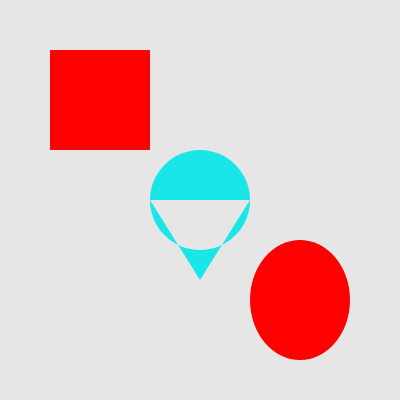
Frame 1 (no input)
Frame 60 (no input): identical to frame 1, image omitted
Frame 120 (the mouse pressed at the canvas centre since frame 60): identical to frame 1, image omitted

The p5.js sketch that drew this single still picture (run headless with seeded random() and noise() and a simulated clock; from frame 60 on, the mouse is pressed at the canvas centre):

// p5.js sketch
// ── sketch.js
function setup() {
  createCanvas(400, 400);
}

function draw() {
  background(230);
  
  // By defalt, the blendmode is "BLEND". Let's draw a normal rectangle
  noStroke();
  fill(255, 0, 0); // red color 
  rect(50, 50, 100, 100);
  
  // Set blendMode to "DIFFERENCE" for the triangle
  push();
  fill(255, 0, 0); // still apply red color
  blendMode(DIFFERENCE);
  beginShape();
  vertex(150, height / 2);
  vertex(250, height / 2);
  vertex(200, 280);
  endShape(CLOSE);
  
  // Unmute this to apply "ADD" blendMode to the circle
  // blendMode(ADD); 
  circle(width / 2, height / 2, 100)
  pop();
  
  // Here we reset the blendMode to "BLEND" for all the shapes drawn below
  blendMode(BLEND);
  
  // Draw other shapes with normal blend mode
  fill(255, 0, 0); // again apply red color
  ellipse(300, 300, 100, 120);
}
